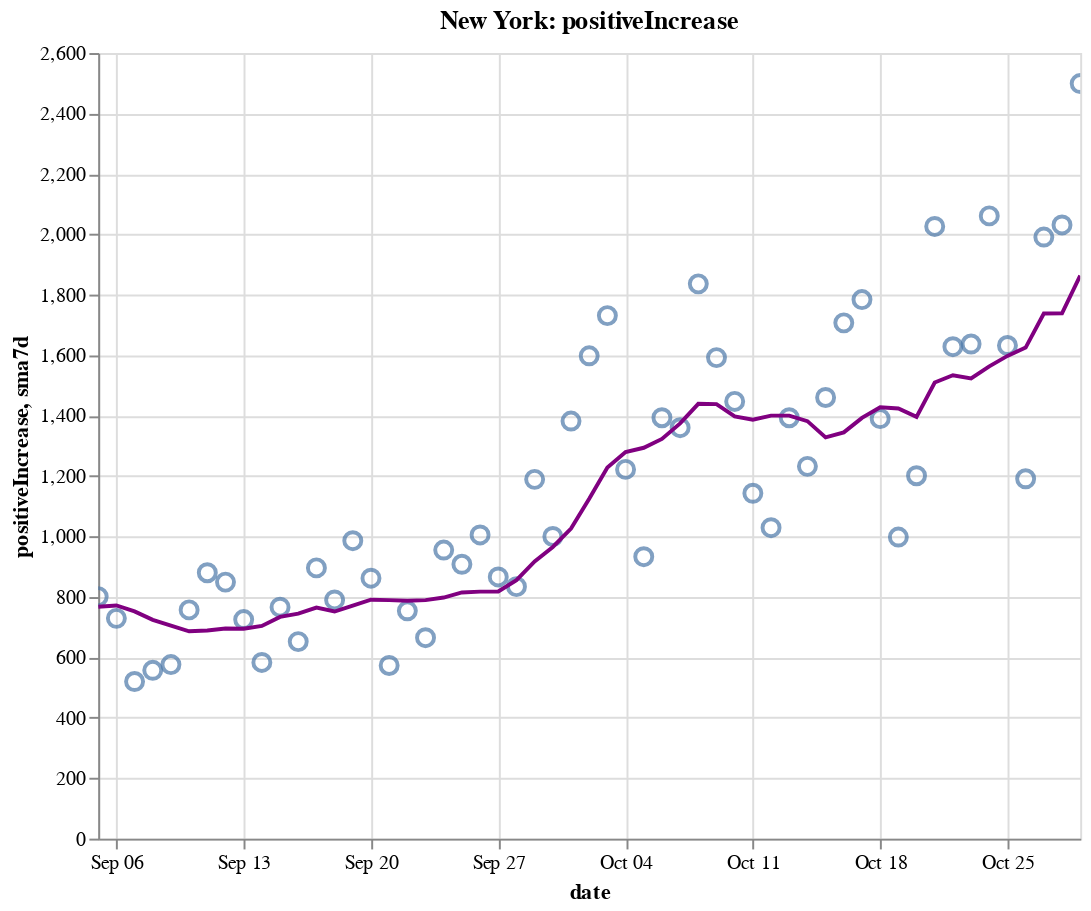

The cell this chart's notebook holds for it:
### Code cell
create_plot(ny, 'positiveIncrease')

### Figure 1 — Vega-Lite specification as saved in the notebook (floating-point values rounded to 4 significant figures)
{"config": {"view": {"continuousWidth": 400, "continuousHeight": 300}}, "layer": [{"layer": [{"mark": {"type": "point", "size": 75}, "encoding": {"tooltip": [{"type": "temporal", "field": "date"}, {"type": "quantitative", "field": "positiveIncrease"}, {"type": "quantitative", "field": "sma7d"}], "x": {"type": "temporal", "field": "date"}, "y": {"type": "quantitative", "field": "positiveIncrease"}}, "selection": {"selector008": {"type": "interval", "bind": "scales", "encodings": ["x", "y"]}}}, {"mark": {"type": "line", "color": "purple"}, "encoding": {"x": {"type": "temporal", "field": "date"}, "y": {"type": "quantitative", "field": "sma7d"}}}]}, {"mark": {"type": "rule", "color": "#aaa"}, "encoding": {"x": {"type": "temporal", "field": "date"}}, "transform": [{"filter": {"selection": "selector007"}}]}, {"mark": "circle", "encoding": {"opacity": {"condition": {"value": 1, "selection": "selector007"}, "value": 0}, "tooltip": [{"type": "temporal", "field": "date"}, {"type": "quantitative", "field": "positiveIncrease"}, {"type": "quantitative", "field": "sma7d"}], "x": {"type": "temporal", "field": "date"}, "y": {"type": "quantitative", "field": "positiveIncrease"}}, "selection": {"selector007": {"type": "single", "encodings": ["x"], "on": "mouseover", "nearest": true, "empty": "none"}}}, {"mark": {"type": "text", "align": "left", "dx": 5, "dy": -5, "stroke": "white", "strokeWidth": 2}, "encoding": {"text": {"type": "quantitative", "field": "positiveIncrease"}, "tooltip": [{"type": "temporal", "field": "date"}, {"type": "quantitative", "field": "positiveIncrease"}, {"type": "quantitative", "field": "sma7d"}], "x": {"type": "temporal", "field": "date"}, "y": {"type": "quantitative", "field": "positiveIncrease"}}, "transform": [{"filter": {"selection": "selector007"}}]}, {"mark": {"type": "text", "align": "left", "dx": 5, "dy": -5}, "encoding": {"text": {"type": "quantitative", "field": "positiveIncrease"}, "tooltip": [{"type": "temporal", "field": "date"}, {"type": "quantitative", "field": "positiveIncrease"}, {"type": "quantitative", "field": "sma7d"}], "x": {"type": "temporal", "field": "date"}, "y": {"type": "quantitative", "field": "positiveIncrease"}}, "transform": [{"filter": {"selection": "selector007"}}]}], "data": {"name": "data-6e72f50e652f4cc8bc9cc4cef1014f96"}, "height": 400, "title": "New York: positiveIncrease", "width": 500, "$schema": "https://vega.github.io/schema/vega-lite/v4.8.1.json", "datasets": {"data-6e72f50e652f4cc8bc9cc4cef1014f96": [{"date": "2020-09-05T00:00:00", "totalTestResultsIncrease": 99760.0, "positiveIncrease": 801.0, "death": 25350.0, "deathIncrease": 2.0, "positiveRate": 0.008, "state": "New York", "sma7d": 767.1}, {"date": "2020-09-06T00:00:00", "totalTestResultsIncrease": 85630.0, "positiveIncrease": 729.0, "death": 25360.0, "deathIncrease": 9.0, "positiveRate": 0.009, "state": "New York", "sma7d": 771.6}, {"date": "2020-09-07T00:00:00", "totalTestResultsIncrease": 58860.0, "positiveIncrease": 520.0, "death": 25360.0, "deathIncrease": 2.0, "positiveRate": 0.009, "state": "New York", "sma7d": 752.1}, {"date": "2020-09-08T00:00:00", "totalTestResultsIncrease": 57830.0, "positiveIncrease": 557.0, "death": 25370.0, "deathIncrease": 6.0, "positiveRate": 0.01, "state": "New York", "sma7d": 724.0}, {"date": "2020-09-09T00:00:00", "totalTestResultsIncrease": 63230.0, "positiveIncrease": 576.0, "death": 25370.0, "deathIncrease": 3.0, "positiveRate": 0.009, "state": "New York", "sma7d": 705.1}, {"date": "2020-09-10T00:00:00", "totalTestResultsIncrease": 76810.0, "positiveIncrease": 757.0, "death": 25380.0, "deathIncrease": 7.0, "positiveRate": 0.01, "state": "New York", "sma7d": 686.3}, {"date": "2020-09-11T00:00:00", "totalTestResultsIncrease": 89720.0, "positiveIncrease": 880.0, "death": 25380.0, "deathIncrease": 5.0, "positiveRate": 0.01, "state": "New York", "sma7d": 688.6}, {"date": "2020-09-12T00:00:00", "totalTestResultsIncrease": 102900.0, "positiveIncrease": 849.0, "death": 25380.0, "deathIncrease": 2.0, "positiveRate": 0.008, "state": "New York", "sma7d": 695.4}, {"date": "2020-09-13T00:00:00", "totalTestResultsIncrease": 72670.0, "positiveIncrease": 725.0, "death": 25390.0, "deathIncrease": 6.0, "positiveRate": 0.01, "state": "New York", "sma7d": 694.9}, {"date": "2020-09-14T00:00:00", "totalTestResultsIncrease": 63360.0, "positiveIncrease": 583.0, "death": 25390.0, "deathIncrease": 4.0, "positiveRate": 0.009, "state": "New York", "sma7d": 703.9}, {"date": "2020-09-15T00:00:00", "totalTestResultsIncrease": 73680.0, "positiveIncrease": 766.0, "death": 25400.0, "deathIncrease": 11.0, "positiveRate": 0.01, "state": "New York", "sma7d": 733.7}, {"date": "2020-09-16T00:00:00", "totalTestResultsIncrease": 75090.0, "positiveIncrease": 652.0, "death": 25410.0, "deathIncrease": 5.0, "positiveRate": 0.009, "state": "New York", "sma7d": 744.6}, {"date": "2020-09-17T00:00:00", "totalTestResultsIncrease": 91500.0, "positiveIncrease": 896.0, "death": 25410.0, "deathIncrease": 3.0, "positiveRate": 0.01, "state": "New York", "sma7d": 764.4}, {"date": "2020-09-18T00:00:00", "totalTestResultsIncrease": 89730.0, "positiveIncrease": 790.0, "death": 25420.0, "deathIncrease": 10.0, "positiveRate": 0.009, "state": "New York", "sma7d": 751.6}, {"date": "2020-09-19T00:00:00", "totalTestResultsIncrease": 110400.0, "positiveIncrease": 986.0, "death": 25420.0, "deathIncrease": 2.0, "positiveRate": 0.009, "state": "New York", "sma7d": 771.1}, {"date": "2020-09-20T00:00:00", "totalTestResultsIncrease": 100400.0, "positiveIncrease": 862.0, "death": 25430.0, "deathIncrease": 2.0, "positiveRate": 0.009, "state": "New York", "sma7d": 790.7}, {"date": "2020-09-21T00:00:00", "totalTestResultsIncrease": 58320.0, "positiveIncrease": 573.0, "death": 25430.0, "deathIncrease": 1.0, "positiveRate": 0.01, "state": "New York", "sma7d": 789.3}, {"date": "2020-09-22T00:00:00", "totalTestResultsIncrease": 84000.0, "positiveIncrease": 754.0, "death": 25430.0, "deathIncrease": 4.0, "positiveRate": 0.009, "state": "New York", "sma7d": 787.6}, {"date": "2020-09-23T00:00:00", "totalTestResultsIncrease": 70930.0, "positiveIncrease": 665.0, "death": 25440.0, "deathIncrease": 5.0, "positiveRate": 0.009, "state": "New York", "sma7d": 789.4}, {"date": "2020-09-24T00:00:00", "totalTestResultsIncrease": 92950.0, "positiveIncrease": 955.0, "death": 25440.0, "deathIncrease": 2.0, "positiveRate": 0.01, "state": "New York", "sma7d": 797.9}, {"date": "2020-09-25T00:00:00", "totalTestResultsIncrease": 94820.0, "positiveIncrease": 908.0, "death": 25450.0, "deathIncrease": 7.0, "positiveRate": 0.01, "state": "New York", "sma7d": 814.7}, {"date": "2020-09-26T00:00:00", "totalTestResultsIncrease": 99950.0, "positiveIncrease": 1005.0, "death": 25450.0, "deathIncrease": 4.0, "positiveRate": 0.01, "state": "New York", "sma7d": 817.4}, {"date": "2020-09-27T00:00:00", "totalTestResultsIncrease": 84770.0, "positiveIncrease": 866.0, "death": 25460.0, "deathIncrease": 6.0, "positiveRate": 0.01, "state": "New York", "sma7d": 818.0}, {"date": "2020-09-28T00:00:00", "totalTestResultsIncrease": 52940.0, "positiveIncrease": 834.0, "death": 25470.0, "deathIncrease": 12.0, "positiveRate": 0.016, "state": "New York", "sma7d": 855.3}, {"date": "2020-09-29T00:00:00", "totalTestResultsIncrease": 88230.0, "positiveIncrease": 1189.0, "death": 25470.0, "deathIncrease": 2.0, "positiveRate": 0.013, "state": "New York", "sma7d": 917.4}, {"date": "2020-09-30T00:00:00", "totalTestResultsIncrease": 97960.0, "positiveIncrease": 1000.0, "death": 25480.0, "deathIncrease": 9.0, "positiveRate": 0.01, "state": "New York", "sma7d": 965.3}, {"date": "2020-10-01T00:00:00", "totalTestResultsIncrease": 109200.0, "positiveIncrease": 1382.0, "death": 25490.0, "deathIncrease": 11.0, "positiveRate": 0.013, "state": "New York", "sma7d": 1026.0}, {"date": "2020-10-02T00:00:00", "totalTestResultsIncrease": 119500.0, "positiveIncrease": 1598.0, "death": 25500.0, "deathIncrease": 7.0, "positiveRate": 0.013, "state": "New York", "sma7d": 1125.0}, {"date": "2020-10-03T00:00:00", "totalTestResultsIncrease": 134300.0, "positiveIncrease": 1731.0, "death": 25500.0, "deathIncrease": 8.0, "positiveRate": 0.013, "state": "New York", "sma7d": 1229.0}, {"date": "2020-10-04T00:00:00", "totalTestResultsIncrease": 110300.0, "positiveIncrease": 1222.0, "death": 25520.0, "deathIncrease": 14.0, "positiveRate": 0.011, "state": "New York", "sma7d": 1279.0}, {"date": "2020-10-05T00:00:00", "totalTestResultsIncrease": 76400.0, "positiveIncrease": 933.0, "death": 25530.0, "deathIncrease": 8.0, "positiveRate": 0.012, "state": "New York", "sma7d": 1294.0}, {"date": "2020-10-06T00:00:00", "totalTestResultsIncrease": 96360.0, "positiveIncrease": 1393.0, "death": 25540.0, "deathIncrease": 9.0, "positiveRate": 0.014, "state": "New York", "sma7d": 1323.0}, {"date": "2020-10-07T00:00:00", "totalTestResultsIncrease": 108200.0, "positiveIncrease": 1360.0, "death": 25540.0, "deathIncrease": 9.0, "positiveRate": 0.013, "state": "New York", "sma7d": 1374.0}, {"date": "2020-10-08T00:00:00", "totalTestResultsIncrease": 145800.0, "positiveIncrease": 1836.0, "death": 25560.0, "deathIncrease": 10.0, "positiveRate": 0.013, "state": "New York", "sma7d": 1439.0}, {"date": "2020-10-09T00:00:00", "totalTestResultsIncrease": 139300.0, "positiveIncrease": 1592.0, "death": 25560.0, "deathIncrease": 6.0, "positiveRate": 0.011, "state": "New York", "sma7d": 1438.0}, {"date": "2020-10-10T00:00:00", "totalTestResultsIncrease": 134600.0, "positiveIncrease": 1447.0, "death": 25570.0, "deathIncrease": 8.0, "positiveRate": 0.011, "state": "New York", "sma7d": 1398.0}, {"date": "2020-10-11T00:00:00", "totalTestResultsIncrease": 118300.0, "positiveIncrease": 1143.0, "death": 25570.0, "deathIncrease": 5.0, "positiveRate": 0.01, "state": "New York", "sma7d": 1386.0}, {"date": "2020-10-12T00:00:00", "totalTestResultsIncrease": 91790.0, "positiveIncrease": 1029.0, "death": 25590.0, "deathIncrease": 13.0, "positiveRate": 0.011, "state": "New York", "sma7d": 1400.0}, {"date": "2020-10-13T00:00:00", "totalTestResultsIncrease": 99070.0, "positiveIncrease": 1393.0, "death": 25600.0, "deathIncrease": 11.0, "positiveRate": 0.014, "state": "New York", "sma7d": 1400.0}, {"date": "2020-10-14T00:00:00", "totalTestResultsIncrease": 111700.0, "positiveIncrease": 1232.0, "death": 25600.0, "deathIncrease": 7.0, "positiveRate": 0.011, "state": "New York", "sma7d": 1382.0}, {"date": "2020-10-15T00:00:00", "totalTestResultsIncrease": 133200.0, "positiveIncrease": 1460.0, "death": 25620.0, "deathIncrease": 13.0, "positiveRate": 0.011, "state": "New York", "sma7d": 1328.0}, {"date": "2020-10-16T00:00:00", "totalTestResultsIncrease": 136000.0, "positiveIncrease": 1707.0, "death": 25630.0, "deathIncrease": 10.0, "positiveRate": 0.013, "state": "New York", "sma7d": 1344.0}, {"date": "2020-10-17T00:00:00", "totalTestResultsIncrease": 160000.0, "positiveIncrease": 1784.0, "death": 25640.0, "deathIncrease": 9.0, "positiveRate": 0.011, "state": "New York", "sma7d": 1393.0}, {"date": "2020-10-18T00:00:00", "totalTestResultsIncrease": 128800.0, "positiveIncrease": 1390.0, "death": 25640.0, "deathIncrease": 7.0, "positiveRate": 0.011, "state": "New York", "sma7d": 1428.0}, {"date": "2020-10-19T00:00:00", "totalTestResultsIncrease": 82010.0, "positiveIncrease": 998.0, "death": 25660.0, "deathIncrease": 15.0, "positiveRate": 0.012, "state": "New York", "sma7d": 1423.0}, {"date": "2020-10-20T00:00:00", "totalTestResultsIncrease": 90540.0, "positiveIncrease": 1201.0, "death": 25670.0, "deathIncrease": 13.0, "positiveRate": 0.013, "state": "New York", "sma7d": 1396.0}, {"date": "2020-10-21T00:00:00", "totalTestResultsIncrease": 124800.0, "positiveIncrease": 2026.0, "death": 25680.0, "deathIncrease": 7.0, "positiveRate": 0.016, "state": "New York", "sma7d": 1509.0}, {"date": "2020-10-22T00:00:00", "totalTestResultsIncrease": 135300.0, "positiveIncrease": 1628.0, "death": 25690.0, "deathIncrease": 15.0, "positiveRate": 0.012, "state": "New York", "sma7d": 1533.0}, {"date": "2020-10-23T00:00:00", "totalTestResultsIncrease": 141500.0, "positiveIncrease": 1637.0, "death": 25700.0, "deathIncrease": 11.0, "positiveRate": 0.012, "state": "New York", "sma7d": 1523.0}, {"date": "2020-10-24T00:00:00", "totalTestResultsIncrease": 156900.0, "positiveIncrease": 2061.0, "death": 25720.0, "deathIncrease": 13.0, "positiveRate": 0.013, "state": "New York", "sma7d": 1563.0}, {"date": "2020-10-25T00:00:00", "totalTestResultsIncrease": 120800.0, "positiveIncrease": 1632.0, "death": 25730.0, "deathIncrease": 12.0, "positiveRate": 0.014, "state": "New York", "sma7d": 1598.0}, {"date": "2020-10-26T00:00:00", "totalTestResultsIncrease": 82120.0, "positiveIncrease": 1191.0, "death": 25740.0, "deathIncrease": 12.0, "positiveRate": 0.015, "state": "New York", "sma7d": 1625.0}, {"date": "2020-10-27T00:00:00", "totalTestResultsIncrease": 111600.0, "positiveIncrease": 1991.0, "death": 25760.0, "deathIncrease": 16.0, "positiveRate": 0.018, "state": "New York", "sma7d": 1738.0}, {"date": "2020-10-28T00:00:00", "totalTestResultsIncrease": 129700.0, "positiveIncrease": 2031.0, "death": 25770.0, "deathIncrease": 15.0, "positiveRate": 0.016, "state": "New York", "sma7d": 1739.0}, {"date": "2020-10-29T00:00:00", "totalTestResultsIncrease": 168400.0, "positiveIncrease": 2499.0, "death": 25790.0, "deathIncrease": 19.0, "positiveRate": 0.015, "state": "New York", "sma7d": 1863.0}]}}
